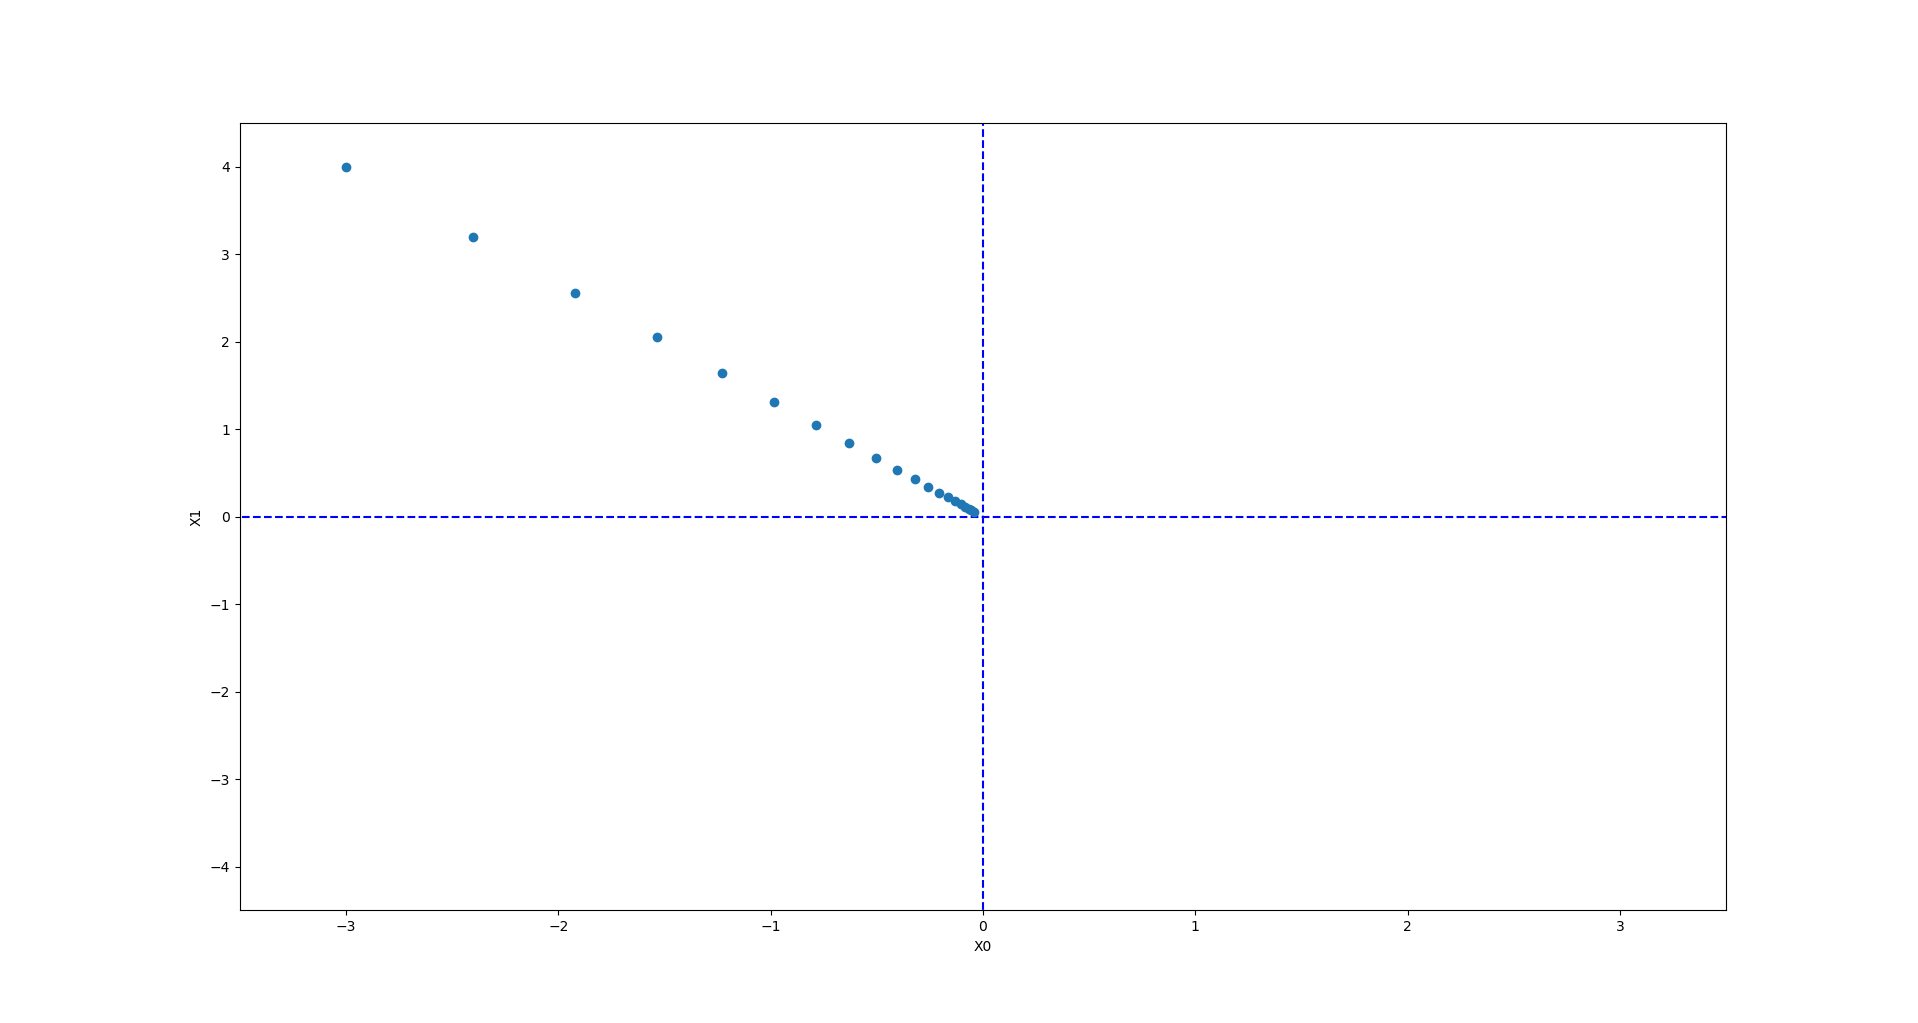

Write the Python code that produced this figure.
# 求梯度
import numpy as np
import matplotlib.pylab as plt

def numerical_gradient(f, x):
    h = 1e-4
    grad = np.zeros_like(x) # 生成和x形状相同,所有元素都是0的数组

    for idx in range(x.size):
        tmp_val = x[idx]

        #计算f(x+h) 和 f(x-h)
        x[idx] = tmp_val + h
        fxh1 = f(x)

        x[idx] = tmp_val - h
        fxh2 = f(x)

        grad[idx] = (fxh1 - fxh2) / (2*h)
        x[idx] = tmp_val # 还原值

    return grad

def func_2(x):
    return np.sum(x**2) # y = x^2 + y^2

# 可以算出每个点的梯度值。
t1 = numerical_gradient(func_2, np.array([3.0, 4.0]))
print(t1)

t2 = numerical_gradient(func_2, np.array([0.0, 2.0]))
print(t2)

t3 = numerical_gradient(func_2, np.array([3.0, 0.0]))
print(t3)

#[ 6.  8.]
#[ 0.  4.]
#[ 6.  0.]

def gradient_descent(f, init_x, lr=0.01, step_num=100):
    x = init_x
    x_his = []  # 记录画图的值
                        # f：要进行优化的参数，lr学习率; 
    for i in range(step_num):
        x_his.append(x.copy())
        grad = numerical_gradient(f, x)
        x -= lr * grad # 梯度×学习率再更新。step_num 指定重复次数 

    return x, np.array(x_his)


# test
init_x = np.array([-3.0, 4.0])
t4, x_his = gradient_descent(func_2, init_x = init_x, lr=0.1, step_num=20)
print(t4)           # [-6.11110793e-10  8.14814391e-10] 找最小值，结果非常接近(0, 0)

# draw
plt.plot( [-5, 5], [0,0], '--b')
plt.plot( [0,0], [-5, 5], '--b')
plt.plot(x_his[:,0], x_his[:,1], 'o')

plt.xlim(-3.5, 3.5)
plt.ylim(-4.5, 4.5)
plt.xlabel("X0")
plt.ylabel("X1")
plt.show()
